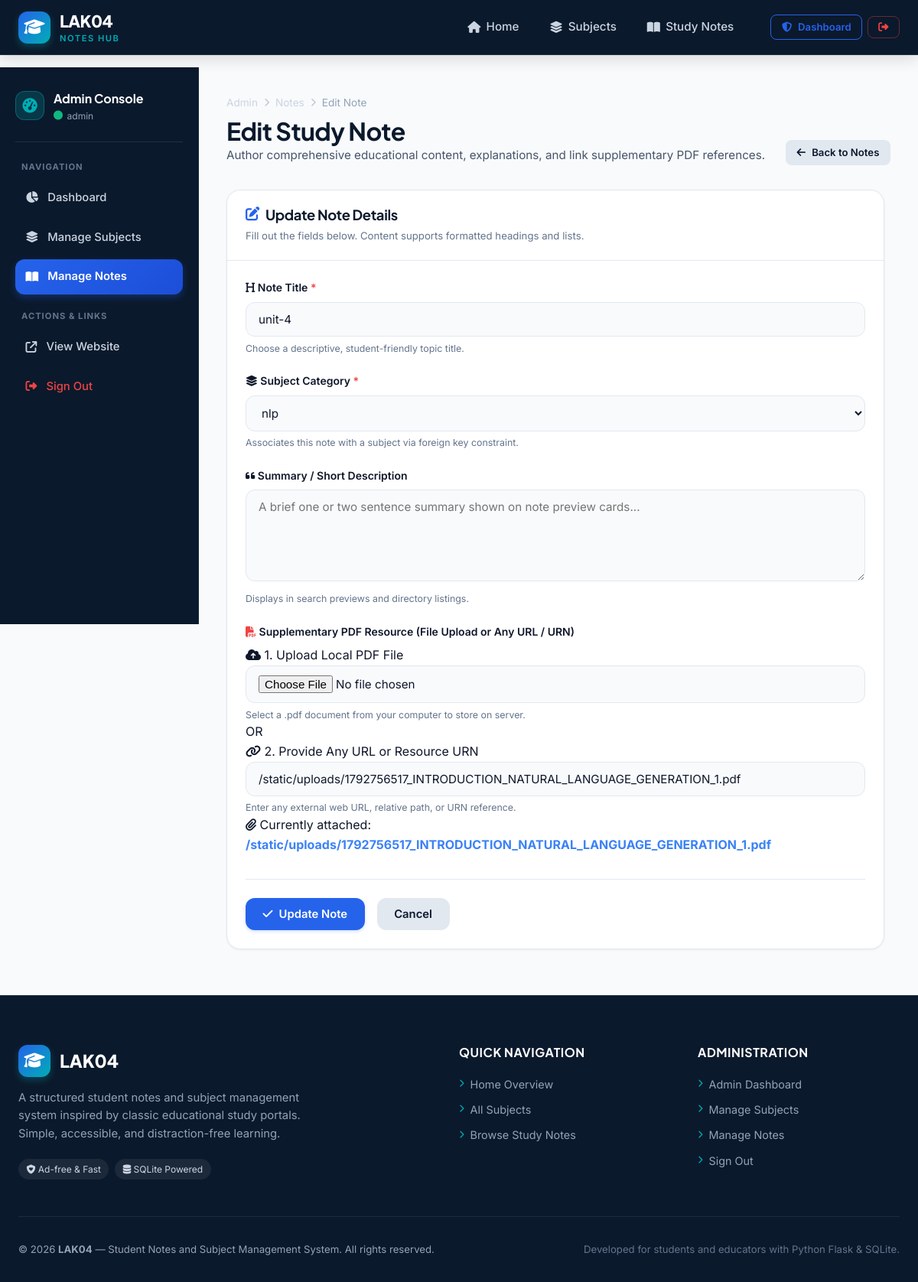
Screenshot of /admin/notes/15/edit (signed in) with the database file from the repository.
### tables this page shows
CREATE TABLE notes (
            id INTEGER PRIMARY KEY AUTOINCREMENT,
            title TEXT NOT NULL,
            subject_id INTEGER NOT NULL,
            description TEXT,
            content TEXT NOT NULL,
            pdf_url TEXT,
            created_at TIMESTAMP DEFAULT CURRENT_TIMESTAMP,
            updated_at TIMESTAMP DEFAULT CURRENT_TIMESTAMP,
            FOREIGN KEY (subject_id) REFERENCES subjects (id) ON DELETE RESTRICT
        );

CREATE TABLE subjects (
            id INTEGER PRIMARY KEY AUTOINCREMENT,
            name TEXT UNIQUE NOT NULL,
            description TEXT,
            created_at TIMESTAMP DEFAULT CURRENT_TIMESTAMP
        );

### app.py (the view, shortened to what this page needs)
@app.route('/admin/notes/<int:note_id>/edit', methods=['GET', 'POST'])
@login_required
def note_edit(note_id):
    note = get_note_by_id(note_id)
    if not note:
        abort(404, description="Note not found")
    subjects = get_all_subjects()
    return render_template('note_form.html', note=note, subjects=subjects, is_edit=True, form_data=dict(note))

### app.py (called while the page is built)
def generate_csrf_token():
    if 'csrf_token' not in session:
        session['csrf_token'] = secrets.token_hex(32)
    return session['csrf_token']

@app.before_request
def csrf_protect():
    if request.method == "POST":
        token = request.form.get('csrf_token')
        expected_token = session.get('csrf_token')
        if not expected_token or not token or not secrets.compare_digest(token, expected_token):
            abort(403, description="CSRF token validation failed. Please refresh the page and try again.")

@app.context_processor
def inject_global_template_context():
    return {
        'csrf_token': generate_csrf_token(),
        'app_name': Config.APP_NAME,
        'app_tagline': Config.APP_TAGLINE,
        'current_year': datetime.now().year,
        'is_admin_logged_in': 'admin_id' in session,
        'admin_username': session.get('admin_username')
    }

def login_required(view_func):
    @wraps(view_func)
    def decorated_view(*args, **kwargs):
        if 'admin_id' not in session:
            flash("Please log in to access the administrator panel.", "warning")
            return redirect(url_for('admin_login', next=request.path))
        return view_func(*args, **kwargs)
    return decorated_view

### models.py (called while the page is built)
def get_db():
    if 'db' not in g:
        g.db = sqlite3.connect(
            Config.DATABASE,
            detect_types=sqlite3.PARSE_DECLTYPES
        )
        g.db.row_factory = sqlite3.Row
        g.db.execute("PRAGMA foreign_keys = ON;")
    return g.db

def get_all_subjects(search=None):
    db = get_db()
    query = """
        SELECT s.id, s.name, s.description, s.created_at,
               COUNT(n.id) AS notes_count
        FROM subjects s
        LEFT JOIN notes n ON s.id = n.subject_id
    """
    params = []
    if search:
        query += " WHERE s.name LIKE ? OR s.description LIKE ?"
        term = f"%{search.strip()}%"
        params.extend([term, term])
    query += " GROUP BY s.id ORDER BY s.name ASC"
    return db.execute(query, params).fetchall()

def get_note_by_id(note_id):
    db = get_db()
    return db.execute(
        """
        SELECT n.id, n.title, n.subject_id, n.description, n.content,
               n.pdf_url, n.created_at, n.updated_at,
               s.name AS subject_name
        FROM notes n
        JOIN subjects s ON n.subject_id = s.id
        WHERE n.id = ?
        """,
        (note_id,)
    ).fetchone()

### templates/note_form.html (shortened to what this page needs)
{% extends "base.html" %}
{% block content %}
<div class="admin-layout">
    <aside class="admin-sidebar" id="admin-sidebar">
        <div class="sidebar-brand">
            <span class="sidebar-brand-icon"><i class="fa-solid fa-gauge-high"></i></span>
            <div class="sidebar-brand-info">
                <span class="sidebar-title">Admin Console</span>
                <span class="sidebar-user"><i class="fa-solid fa-circle text-success"></i> {{ admin_username }}</span>
            </div>
        </div>
        <nav class="sidebar-nav">
            <div class="sidebar-section-title">Navigation</div>
            <ul class="sidebar-menu">
                <li class="sidebar-item">
                    <a href="{{ url_for('admin_dashboard') }}" class="sidebar-link">
                        <i class="fa-solid fa-chart-pie"></i>
                        <span>Dashboard</span>
                    </a>
                </li>
                <li class="sidebar-item">
                    <a href="{{ url_for('manage_subjects') }}" class="sidebar-link">
                        <i class="fa-solid fa-layer-group"></i>
                        <span>Manage Subjects</span>
                    </a>
                </li>
                <li class="sidebar-item">
                    <a href="{{ url_for('manage_notes') }}" class="sidebar-link active">
                        <i class="fa-solid fa-book-open"></i>
                        <span>Manage Notes</span>
                    </a>
                </li>
            </ul>
            <div class="sidebar-section-title">Actions & Links</div>
            <ul class="sidebar-menu">
                <li class="sidebar-item">
                    <a href="{{ url_for('index') }}" class="sidebar-link" target="_blank">
                        <i class="fa-solid fa-arrow-up-right-from-square"></i>
                        <span>View Website</span>
                    </a>
                </li>
                <li class="sidebar-item">
                    <a href="{{ url_for('admin_logout') }}" class="sidebar-link text-danger">
                        <i class="fa-solid fa-right-from-bracket"></i>
                        <span>Sign Out</span>
                    </a>
                </li>
            </ul>
        </nav>
    </aside>
    <div class="admin-main-content">
        <div class="admin-topbar">
            <div>
                <div class="breadcrumbs admin-breadcrumbs">
                    <a href="{{ url_for('admin_dashboard') }}">Admin</a>
                    <i class="fa-solid fa-chevron-right separator"></i>
                    <a href="{{ url_for('manage_notes') }}">Notes</a>
                    <i class="fa-solid fa-chevron-right separator"></i>
                    <span>{{ 'Edit Note' if is_edit else 'New Note' }}</span>
                </div>
                <h1 class="admin-page-title">{{ 'Edit Study Note' if is_edit else 'Publish New Study Note' }}</h1>
                <p class="admin-page-subtitle">Author comprehensive educational content, explanations, and link supplementary PDF references.</p>
            </div>
            <div>
                <a href="{{ url_for('manage_notes') }}" class="btn btn-secondary btn-sm">
                    <i class="fa-solid fa-arrow-left"></i> Back to Notes
                </a>
            </div>
        </div>
        <div class="admin-form-container">
            <div class="admin-panel-card">
                <div class="panel-card-header">
                    <div>
                        <h2 class="panel-card-title">
                            <i class="fa-solid {{ 'fa-pen-to-square' if is_edit else 'fa-feather-pointed' }} text-primary"></i>
                            {{ 'Update Note Details' if is_edit else 'Note Details & Content' }}
                        </h2>
                        <span class="panel-card-desc">Fill out the fields below. Content supports formatted headings and lists.</span>
                    </div>
                </div>
                <div class="panel-card-body">
                    <form method="POST" action="" class="crud-form" id="note-form" enctype="multipart/form-data">
                        <div class="form-group">
                            <label for="title" class="form-label required-label">
                                <i class="fa-solid fa-heading"></i> Note Title
                            </label>
                            <input
                                type="text"
                                name="title"
                                id="title"
                                class="form-control"
                                placeholder="e.g. Asymptotic Complexity and Big-O Notation"
                                value="{{ form_data.title or (note.title if note else '') }}"
                                required
                                autofocus
                            >
                            <small class="form-help-text">Choose a descriptive, student-friendly topic title.</small>
                        </div>
                        <div class="form-group">
                            <label for="subject_id" class="form-label required-label">
                                <i class="fa-solid fa-layer-group"></i> Subject Category
                            </label>
                            <select name="subject_id" id="subject_id" class="form-control" required>
                                {% for sub in subjects %}
                                    <option value="{{ sub.id }}" {% if (form_data.subject_id|string == sub.id|string) or (note and note.subject_id|string == sub.id|string) %}selected{% endif %}>
                                        {{ sub.name }}
                                    </option>
                                {% endfor %}
                            </select>
                            <small class="form-help-text">Associates this note with a subject via foreign key constraint.</small>
                        </div>
                        <div class="form-group">
                            <label for="description" class="form-label">
                                <i class="fa-solid fa-quote-left"></i> Summary / Short Description
                            </label>
                            <textarea
                                name="description"
                                id="description"
                                class="form-control form-textarea"
                                rows="3"
                                placeholder="A brief one or two sentence summary shown on note preview cards..."
                            >{{ form_data.description or (note.description if note else '') }}</textarea>
                            <small class="form-help-text">Displays in search previews and directory listings.</small>
                        </div>
                        <div class="form-group pdf-upload-card-box">
                            <label class="form-label">
                                <i class="fa-solid fa-file-pdf text-danger"></i> Supplementary PDF Resource (File Upload or Any URL / URN)
                            </label>
                            <div class="pdf-options-container">
                                <div class="pdf-option-subcard">
                                    <span class="subcard-title"><i class="fa-solid fa-cloud-arrow-up"></i> 1. Upload Local PDF File</span>
                                    <input
                                        type="file"
                                        name="pdf_file"
                                        id="pdf_file"
                                        class="form-control"
                                        accept=".pdf,application/pdf"
                                    >
                                    <small class="form-help-text">Select a .pdf document from your computer to store on server.</small>
                                </div>
                                <div class="pdf-option-divider"><span>OR</span></div>
                                <div class="pdf-option-subcard">
                                    <span class="subcard-title"><i class="fa-solid fa-link"></i> 2. Provide Any URL or Resource URN</span>
                                    <input
                                        type="text"
                                        name="pdf_url"
                                        id="pdf_url"
                                        class="form-control"
                                        placeholder="e.g. https://example.com/handout.pdf or urn:isbn:978-0131103627 or /static/uploads/..."
                                        value="{{ form_data.pdf_url or (note.pdf_url if note else '') }}"
                                    >
                                    <small class="form-help-text">Enter any external web URL, relative path, or URN reference.</small>
                                </div>
                            </div>
                            {% if note and note.pdf_url %}
                                <div class="current-pdf-badge">
                                    <i class="fa-solid fa-paperclip"></i> Currently attached:
                                    <a href="{{ note.pdf_url }}" target="_blank" rel="noopener noreferrer"><strong>{{ note.pdf_url }}</strong></a>
                                </div>
                            {% endif %}
                        </div>
                        <div class="form-actions-row">
                            <button type="submit" class="btn btn-primary" id="save-note-btn">
                                <i class="fa-solid fa-check"></i> {{ 'Update Note' if is_edit else 'Publish Note' }}
                            </button>
                            <a href="{{ url_for('manage_notes') }}" class="btn btn-secondary">
                                Cancel
                            </a>
                        </div>
                    </form>
                </div>
            </div>
        </div>
    </div>
</div>
{% endblock %}

### rows the page displays
notes: title "unit-4", subject_id "nlp", pdf_url "/static/uploads/1792756517_INTRODUCTION_NATURAL_LANGUAGE_GENERATION_1.pdf"

### other values shown
{{ app_name }} "LAK04"
{{ admin_username }} "admin"
{{ 'Edit Note' if is_edit else 'New Note' }} "Edit Note"
{{ 'Edit Study Note' if is_edit else 'Publish New Study Note' }} "Edit Study Note"
{{ 'Update Note Details' if is_edit else 'Note Details & Content' }} "Update Note Details"
{{ 'Update Note' if is_edit else 'Publish Note' }} "Update Note"
